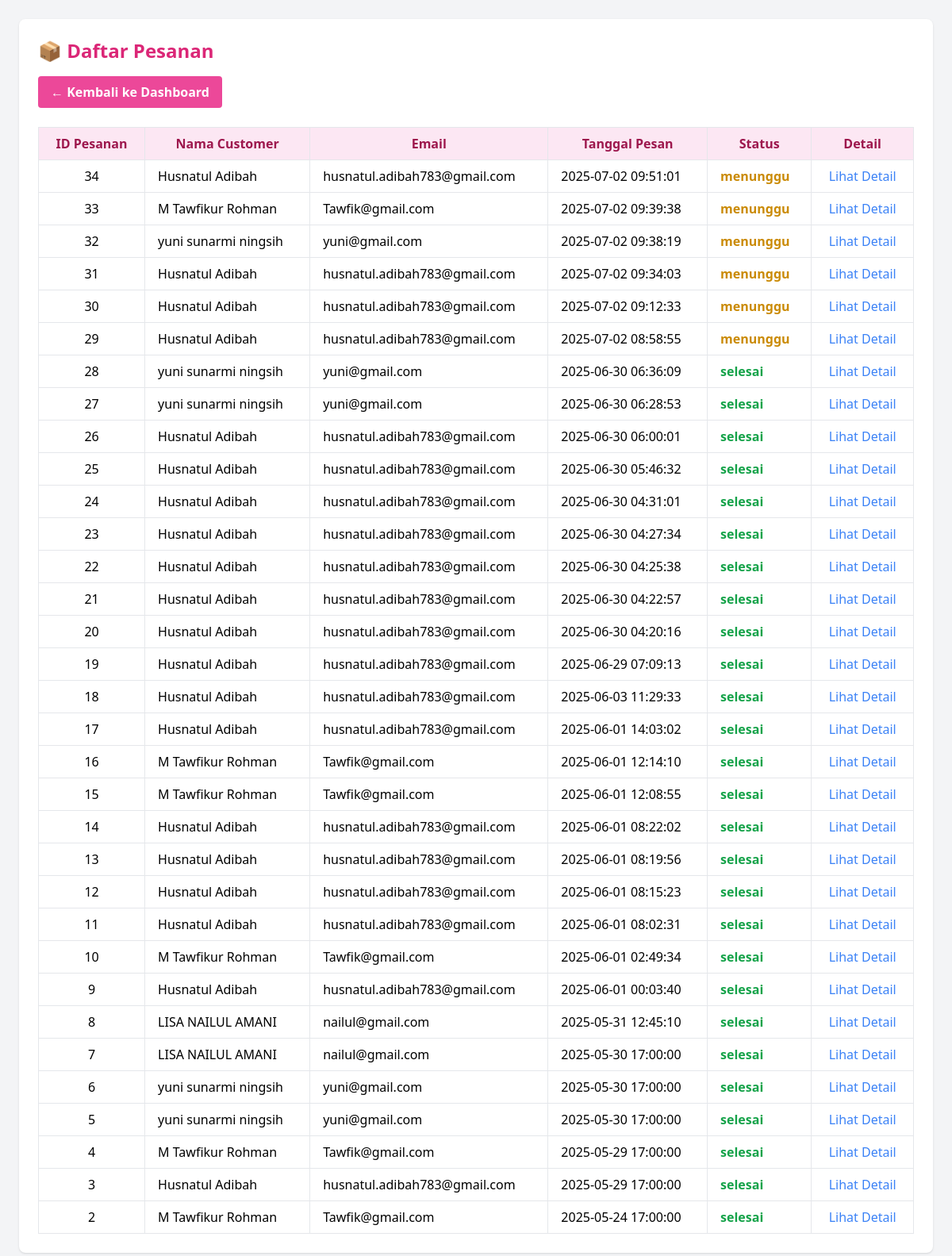
Page /lihat_pesanan.php (signed in) on the committed database.
### tables this page shows
CREATE TABLE `pesanan` (
  `id` int(11) NOT NULL,
  `pengguna_id` int(11) NOT NULL,
  `total_harga` decimal(10,2) NOT NULL,
  `alamat_pengiriman` text NOT NULL,
  `metode_pembayaran` varchar(50) NOT NULL,
  `status` enum('menunggu','diproses','dikirim','selesai','batal') DEFAULT 'menunggu',
  `tanggal_pesanan` timestamp NOT NULL DEFAULT current_timestamp()
);

CREATE TABLE `pengguna` (
  `id` int(11) NOT NULL,
  `nama` varchar(100) NOT NULL,
  `email` varchar(100) NOT NULL,
  `password` varchar(255) NOT NULL,
  `role` enum('admin','customer') NOT NULL DEFAULT 'customer',
  `tanggal_dibuat` timestamp NOT NULL DEFAULT current_timestamp()
);

### lihat_pesanan.php (the view, shortened to what this page needs)
<?php
include 'koneksi.php';
$query = "
    SELECT p.id, p.tanggal_pesanan, p.status, u.nama AS nama_customer, u.email
    FROM pesanan p
    JOIN pengguna u ON p.pengguna_id = u.id
    ORDER BY p.tanggal_pesanan DESC
";
$result = mysqli_query($koneksi, $query);
?>
<!DOCTYPE html>
<html lang="id">
<head>
  <script src="https://cdn.tailwindcss.com"></script>
</head>
<body class="bg-gray-100 font-sans p-6">
  <div class="max-w-6xl mx-auto bg-white p-6 rounded-lg shadow">
    <h1 class="text-2xl font-bold mb-4 text-pink-600">📦 Daftar Pesanan</h1>
    <a href="admin_dashboard.php" class="inline-block bg-pink-500 hover:bg-pink-600 text-white font-semibold py-2 px-4 rounded transition mb-6">
      ← Kembali ke Dashboard</a>
    <div class="overflow-x-auto">
      <table class="w-full table-auto border border-gray-200">
        <thead class="bg-pink-100 text-pink-800">
          <tr>
            <th class="py-2 px-4 border">ID Pesanan</th>
            <th class="py-2 px-4 border">Nama Customer</th>
            <th class="py-2 px-4 border">Email</th>
            <th class="py-2 px-4 border">Tanggal Pesan</th>
            <th class="py-2 px-4 border">Status</th>
            <th class="py-2 px-4 border">Detail</th>
          </tr>
        </thead>
        <tbody>
        <?php
        if (mysqli_num_rows($result) > 0) {
            while ($row = mysqli_fetch_assoc($result)) {
                $warna_status = "text-gray-600";
                if ($row['status'] === 'menunggu') $warna_status = "text-yellow-600 font-semibold";
                else if ($row['status'] === 'diproses') $warna_status = "text-blue-600 font-semibold";
                else if ($row['status'] === 'selesai') $warna_status = "text-green-600 font-semibold";
                else if ($row['status'] === 'batal') $warna_status = "text-red-600 font-semibold";
                echo "<tr class='hover:bg-gray-50'>";
                echo "<td class='py-2 px-4 border text-center'>{$row['id']}</td>";
                echo "<td class='py-2 px-4 border'>{$row['nama_customer']}</td>";
                echo "<td class='py-2 px-4 border'>{$row['email']}</td>";
                echo "<td class='py-2 px-4 border'>{$row['tanggal_pesanan']}</td>";
                echo "<td class='py-2 px-4 border {$warna_status}'>{$row['status']}</td>";
                echo "<td class='py-2 px-4 border text-center'>
                        <a href='detail_pesanan.php?id={$row['id']}' class='text-blue-500 hover:underline'>Lihat Detail</a>
                      </td>";
                echo "</tr>";
            }
        } else {
            echo "<tr><td colspan='6' class='text-center py-4'>Tidak ada pesanan.</td></tr>";
        }
        ?>
        </tbody>
      </table>
    </div>
  </div>
</body>
</html>

### rows in the picture
pesanan: id "34", pengguna.nama "Husnatul Adibah", pengguna.email "husnatul.adibah783@gmail.com", tanggal_pesanan "2025-07-02 09:51:01", status "menunggu"
pesanan: id "33", pengguna.nama "M Tawfikur Rohman", pengguna.email "Tawfik@gmail.com", tanggal_pesanan "2025-07-02 09:39:38", status "menunggu"
pesanan: id "32", pengguna.nama "yuni sunarmi ningsih", pengguna.email "yuni@gmail.com", tanggal_pesanan "2025-07-02 09:38:19", status "menunggu"
pesanan: id "31", pengguna.nama "Husnatul Adibah", pengguna.email "husnatul.adibah783@gmail.com", tanggal_pesanan "2025-07-02 09:34:03", status "menunggu"
pesanan: id "30", pengguna.nama "Husnatul Adibah", pengguna.email "husnatul.adibah783@gmail.com", tanggal_pesanan "2025-07-02 09:12:33", status "menunggu"
pesanan: id "29", pengguna.nama "Husnatul Adibah", pengguna.email "husnatul.adibah783@gmail.com", tanggal_pesanan "2025-07-02 08:58:55", status "menunggu"
pesanan: id "28", pengguna.nama "yuni sunarmi ningsih", pengguna.email "yuni@gmail.com", tanggal_pesanan "2025-06-30 06:36:09", status "selesai"
pesanan: id "27", pengguna.nama "yuni sunarmi ningsih", pengguna.email "yuni@gmail.com", tanggal_pesanan "2025-06-30 06:28:53", status "selesai"
pesanan: id "26", pengguna.nama "Husnatul Adibah", pengguna.email "husnatul.adibah783@gmail.com", tanggal_pesanan "2025-06-30 06:00:01", status "selesai"
pesanan: id "25", pengguna.nama "Husnatul Adibah", pengguna.email "husnatul.adibah783@gmail.com", tanggal_pesanan "2025-06-30 05:46:32", status "selesai"
pesanan: id "24", pengguna.nama "Husnatul Adibah", pengguna.email "husnatul.adibah783@gmail.com", tanggal_pesanan "2025-06-30 04:31:01", status "selesai"
pesanan: id "23", pengguna.nama "Husnatul Adibah", pengguna.email "husnatul.adibah783@gmail.com", tanggal_pesanan "2025-06-30 04:27:34", status "selesai"
pesanan: id "22", pengguna.nama "Husnatul Adibah", pengguna.email "husnatul.adibah783@gmail.com", tanggal_pesanan "2025-06-30 04:25:38", status "selesai"
pesanan: id "21", pengguna.nama "Husnatul Adibah", pengguna.email "husnatul.adibah783@gmail.com", tanggal_pesanan "2025-06-30 04:22:57", status "selesai"
pesanan: id "20", pengguna.nama "Husnatul Adibah", pengguna.email "husnatul.adibah783@gmail.com", tanggal_pesanan "2025-06-30 04:20:16", status "selesai"
pesanan: id "19", pengguna.nama "Husnatul Adibah", pengguna.email "husnatul.adibah783@gmail.com", tanggal_pesanan "2025-06-29 07:09:13", status "selesai"
pesanan: id "18", pengguna.nama "Husnatul Adibah", pengguna.email "husnatul.adibah783@gmail.com", tanggal_pesanan "2025-06-03 11:29:33", status "selesai"
pesanan: id "17", pengguna.nama "Husnatul Adibah", pengguna.email "husnatul.adibah783@gmail.com", tanggal_pesanan "2025-06-01 14:03:02", status "selesai"
pesanan: id "16", pengguna.nama "M Tawfikur Rohman", pengguna.email "Tawfik@gmail.com", tanggal_pesanan "2025-06-01 12:14:10", status "selesai"
pesanan: id "15", pengguna.nama "M Tawfikur Rohman", pengguna.email "Tawfik@gmail.com", tanggal_pesanan "2025-06-01 12:08:55", status "selesai"
pesanan: id "14", pengguna.nama "Husnatul Adibah", pengguna.email "husnatul.adibah783@gmail.com", tanggal_pesanan "2025-06-01 08:22:02", status "selesai"
pesanan: id "13", pengguna.nama "Husnatul Adibah", pengguna.email "husnatul.adibah783@gmail.com", tanggal_pesanan "2025-06-01 08:19:56", status "selesai"
pesanan: id "12", pengguna.nama "Husnatul Adibah", pengguna.email "husnatul.adibah783@gmail.com", tanggal_pesanan "2025-06-01 08:15:23", status "selesai"
pesanan: id "11", pengguna.nama "Husnatul Adibah", pengguna.email "husnatul.adibah783@gmail.com", tanggal_pesanan "2025-06-01 08:02:31", status "selesai"
pesanan: id "10", pengguna.nama "M Tawfikur Rohman", pengguna.email "Tawfik@gmail.com", tanggal_pesanan "2025-06-01 02:49:34", status "selesai"
pesanan: id "9", pengguna.nama "Husnatul Adibah", pengguna.email "husnatul.adibah783@gmail.com", tanggal_pesanan "2025-06-01 00:03:40", status "selesai"
pesanan: id "8", pengguna.nama "LISA NAILUL AMANI", pengguna.email "nailul@gmail.com", tanggal_pesanan "2025-05-31 12:45:10", status "selesai"
pesanan: id "7", pengguna.nama "LISA NAILUL AMANI", pengguna.email "nailul@gmail.com", tanggal_pesanan "2025-05-30 17:00:00", status "selesai"
pesanan: id "6", pengguna.nama "yuni sunarmi ningsih", pengguna.email "yuni@gmail.com", tanggal_pesanan "2025-05-30 17:00:00", status "selesai"
pesanan: id "5", pengguna.nama "yuni sunarmi ningsih", pengguna.email "yuni@gmail.com", tanggal_pesanan "2025-05-30 17:00:00", status "selesai"
pesanan: id "4", pengguna.nama "M Tawfikur Rohman", pengguna.email "Tawfik@gmail.com", tanggal_pesanan "2025-05-29 17:00:00", status "selesai"
pesanan: id "3", pengguna.nama "Husnatul Adibah", pengguna.email "husnatul.adibah783@gmail.com", tanggal_pesanan "2025-05-29 17:00:00", status "selesai"
pesanan: id "2", pengguna.nama "M Tawfikur Rohman", pengguna.email "Tawfik@gmail.com", tanggal_pesanan "2025-05-24 17:00:00", status "selesai"
